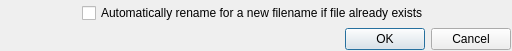
<?xml version="1.0" encoding="UTF-8"?>
<ui version="4.0">
 <class>getAutoRenameOptionDialog</class>
 <widget class="QDialog" name="getAutoRenameOptionDialog">
  <property name="geometry">
   <rect>
    <x>0</x>
    <y>0</y>
    <width>512</width>
    <height>51</height>
   </rect>
  </property>
  <property name="windowTitle">
   <string>Set if new file should be created if file already exists</string>
  </property>
  <layout class="QVBoxLayout" name="verticalLayout">
   <property name="spacing">
    <number>2</number>
   </property>
   <property name="leftMargin">
    <number>1</number>
   </property>
   <property name="topMargin">
    <number>1</number>
   </property>
   <property name="rightMargin">
    <number>1</number>
   </property>
   <property name="bottomMargin">
    <number>1</number>
   </property>
   <item alignment="Qt::AlignmentFlag::AlignHCenter|Qt::AlignmentFlag::AlignVCenter">
    <widget class="QCheckBox" name="checkBox">
     <property name="text">
      <string>Automatically rename for a new filename if file already exists</string>
     </property>
    </widget>
   </item>
   <item>
    <widget class="QDialogButtonBox" name="buttonBox">
     <property name="orientation">
      <enum>Qt::Orientation::Horizontal</enum>
     </property>
     <property name="standardButtons">
      <set>QDialogButtonBox::StandardButton::Cancel|QDialogButtonBox::StandardButton::Ok</set>
     </property>
    </widget>
   </item>
  </layout>
 </widget>
 <resources/>
 <connections>
  <connection>
   <sender>buttonBox</sender>
   <signal>accepted()</signal>
   <receiver>getAutoRenameOptionDialog</receiver>
   <slot>accept()</slot>
   <hints>
    <hint type="sourcelabel">
     <x>248</x>
     <y>254</y>
    </hint>
    <hint type="destinationlabel">
     <x>157</x>
     <y>274</y>
    </hint>
   </hints>
  </connection>
  <connection>
   <sender>buttonBox</sender>
   <signal>rejected()</signal>
   <receiver>getAutoRenameOptionDialog</receiver>
   <slot>reject()</slot>
   <hints>
    <hint type="sourcelabel">
     <x>316</x>
     <y>260</y>
    </hint>
    <hint type="destinationlabel">
     <x>286</x>
     <y>274</y>
    </hint>
   </hints>
  </connection>
 </connections>
</ui>
